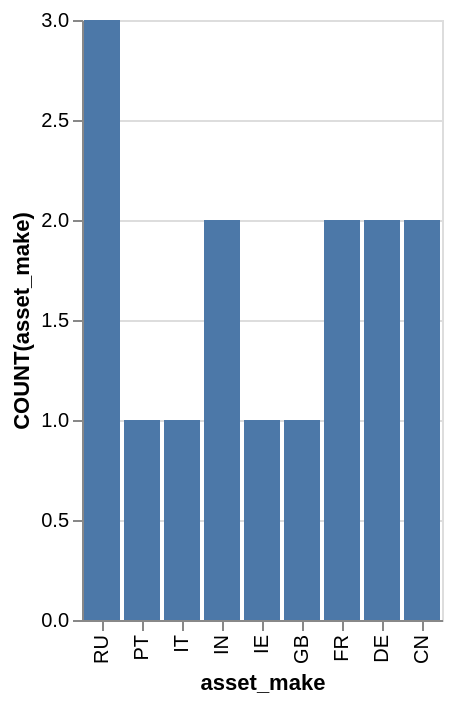

Describe this chart as a Vega-Lite specification.
### Vega-Lite specification from a JSON file in a GitHub repository (floating-point values rounded to 4 significant figures)
{"data": {"values": [{"x_data": "RU", "y_data": 3}, {"x_data": "PT", "y_data": 1}, {"x_data": "IT", "y_data": 1}, {"x_data": "IN", "y_data": 2}, {"x_data": "IE", "y_data": 1}, {"x_data": "GB", "y_data": 1}, {"x_data": "FR", "y_data": 2}, {"x_data": "DE", "y_data": 2}, {"x_data": "CN", "y_data": 2}]}, "mark": "bar", "encoding": {"x": {"field": "x_data", "type": "nominal", "title": "asset_make", "sort": "descending"}, "y": {"field": "y_data", "type": "quantitative", "title": "COUNT(asset_make)"}}}
